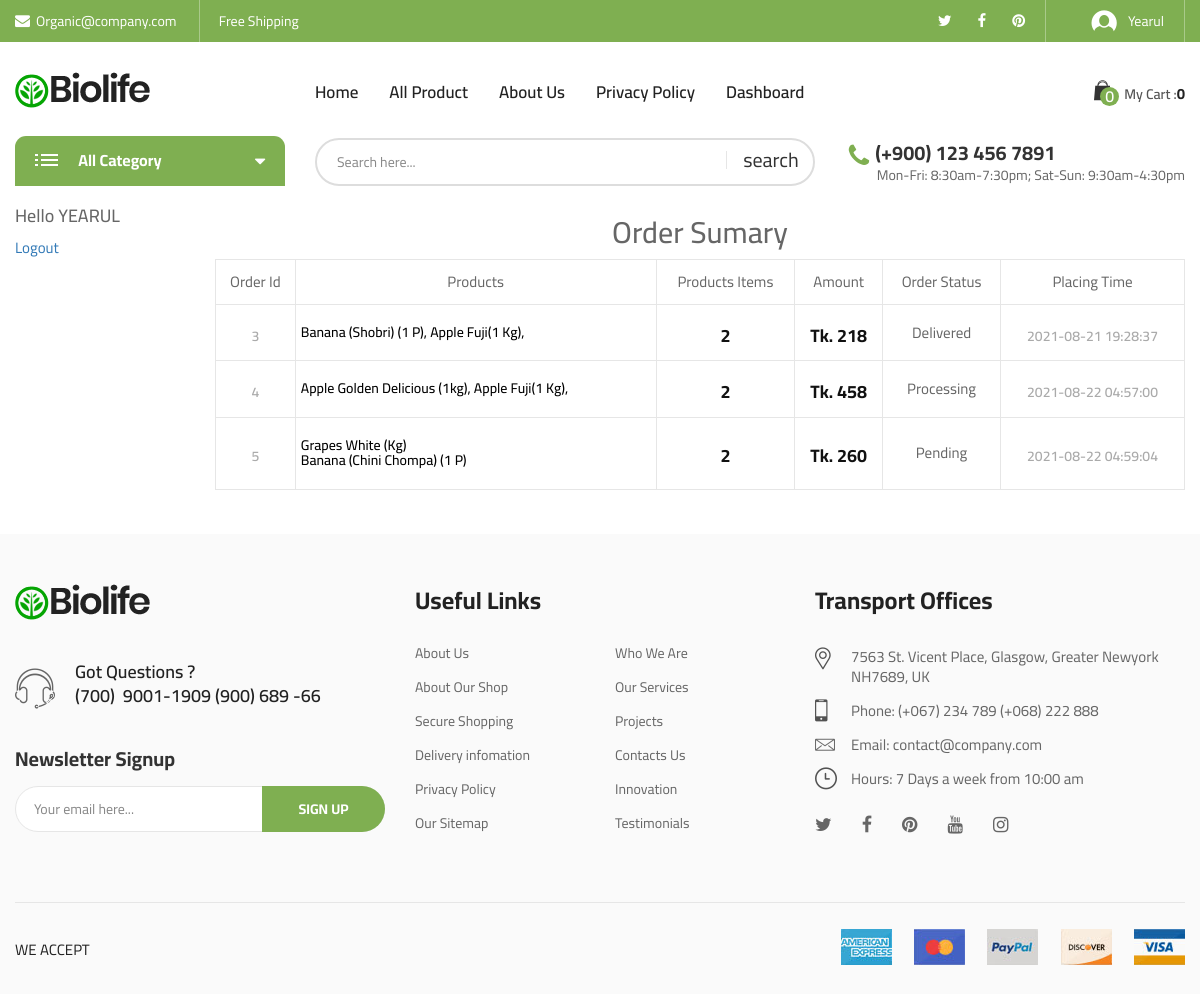
The page /exist_order.php (signed in) on the database as committed earlier.
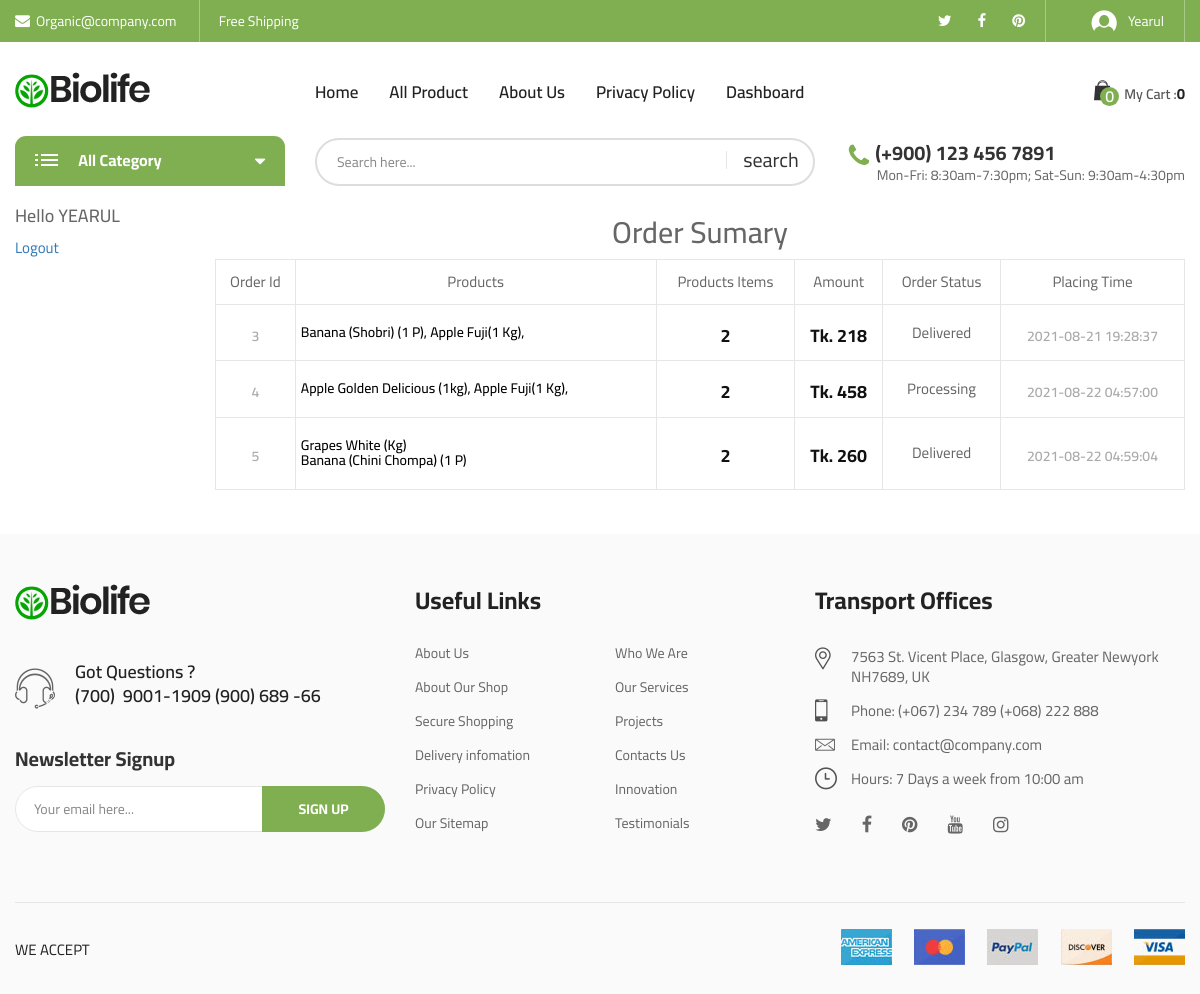
The same page on the database as committed later.
### tables this page shows
CREATE TABLE `order_details` (
  `order_id` int(255) NOT NULL,
  `user_id` int(11) NOT NULL,
  `product_name` varchar(255) NOT NULL,
  `product_item` int(11) NOT NULL,
  `amount` int(11) NOT NULL,
  `order_status` int(3) NOT NULL,
  `trans_id` varchar(25) NOT NULL,
  `shiping` varchar(255) NOT NULL,
  `order_time` timestamp NULL DEFAULT current_timestamp()
);

### admin/class/adminback.php (called while the page is built, shortened)
<?php
class  adminback
{
    private $connection;
    function __construct()
    {
        $dbhost = "localhost";
        $dbuser = "root";
        $dbpass = "";
        $dbname = "ecommerce";
        $this->connection = mysqli_connect($dbhost, $dbuser, $dbpass, $dbname);
    }
    function order_details_by_id($user_id){
        $query = "SELECT * FROM `order_details` WHERE `user_id`=$user_id";
        if(mysqli_query($this->connection, $query)){
            $order_query = mysqli_query($this->connection, $query);
            return $order_query;
        }
    }
}

### exist_order.php (the view, shortened to what the rows shown need)
<?php
include_once("admin/class/adminback.php");
$obj = new adminback();
if(isset($_SESSION['user_id'])){
        $id = $_SESSION['user_id'];
        $order_query =  $obj->order_details_by_id($id);
}else{
    header("location:user_login.php");
}
?>
<?php
include_once("includes/head.php");
?>
<body class="biolife-body">
    <div class="page-contain">
        <div id="main-content" class="main-content">
            <div class="container">
                <div class="row">
                    <div class="col-md-10">
                        <h2 class="text-center">Order Sumary</h2>
                                <table class="shop_table cart-form">
                                    <thead>
                                        <tr>
                                            <th class="product-name">Order Id</th>
                                            <th class="product-price">Products</th>
                                            <th class="product-quantity">Products Items</th>
                                            <th class="product-subtotal">Amount</th>
                                            <th class="product-subtotal">Order Status</th>
                                            <th class="product-subtotal">Placing Time</th>
                                        </tr>
                                    </thead>
                                    <tbody>
                                    <?php while($order_info = mysqli_fetch_assoc($order_query)) {?>
                                                <tr class="cart_item">
                                                    <td class="product-thumbnail" data-title="Product Name">
                                                        <a class="prd-thumb" href="single_product.php?status=singleproduct&&id=<?php echo $order_info['order_id']  ?>">
                                                        <div class="price price-contain">
                                                            <span class="price-amount"><?php echo $order_info['order_id'] ?></span>
                                                        </div>
                                                        </a>
                                                    </td>
                                                    <td class="" data-title="Product Name">
                                                        <a class="" href="single_product.php?status=singleproduct&&id=<?php echo $order_info['order_id']  ?>" style="text-decoration: none; color:black" >
                                                        <div class="price price-contain">
                                                            <h5 class="text-left" ><?php echo $order_info['product_name'] ?></h5>
                                                        </div>
                                                        </a>
                                                    </td>
                                                    <td class="product-subtotal" data-title="Total">
                                                        <div class="price price-contain">
                                                            <ins><span class="price-amount"><span class="currencySymbol"></span><?php echo $order_info['product_item'] ?></span></ins>
                                                        </div>
                                                    </td>
                                                    <td class="product-subtotal" data-title="Total">
                                                        <div class="price price-contain">
                                                            <ins><span class="price-amount"><span class="currencySymbol">Tk. </span><?php echo $order_info['amount'] ?></span></ins>
                                                        </div>
                                                    </td>
                                                    <td class="product-subtotal" data-title="Total">
                                                        <div class="">
                                                            <span class="price-amount ">
                                                            <?php
                                                            if($order_info['order_status']==0){
                                                                echo "Pending";
                                                            }elseif($order_info['order_status']==1) {
                                                                echo "Processing";}
                                                            elseif($order_info['order_status']==2) {
                                                                echo "Delivered";   }
                                                            ?>
                                                        </span>
                                                        </div>
                                                    </td>
                                                    <td class="product-subtotal" data-title="Total">
                                                        <div class="price price-contain">
                                                          <span class="price-amount"><?php echo $order_info['order_time'] ?></span>
                                                        </div>
                                                    </td>
                                                </tr>
                                       <?php }?>
                                    </tbody>
                                </table>
                    </div>
                </div>
            </div>
        </div>
    </div>
    <br>
</body>
</html>

Rows that differ between the two databases and show on the page:
changed order_details "Grapes White (Kg) Banana (Chini Chompa) (1 P)": order_status "Pending" → "Delivered"
